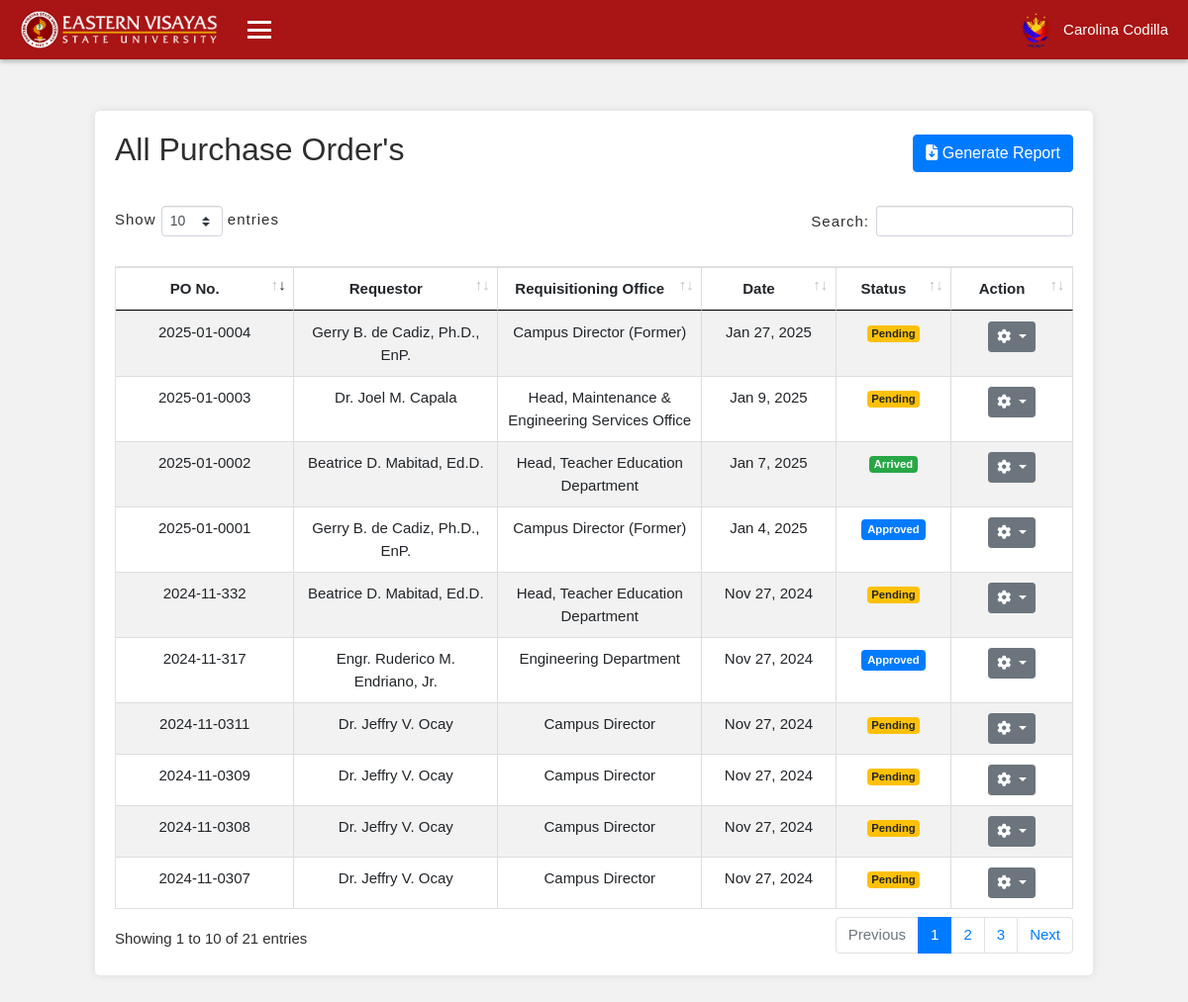
Screenshot of /procurement_office/b7d4c9e8-3a12-4f7b-98c5-2e9f60d1a3b4/all_purchase_order/index.php (signed in) with the database file from the repository.
### tables this page shows
CREATE TABLE `purchase_orders` (
  `id` int(11) NOT NULL,
  `entity_name` varchar(255) NOT NULL,
  `requestor` varchar(255) NOT NULL,
  `requisitioning_office` varchar(255) NOT NULL,
  `supplier` varchar(255) NOT NULL,
  `po_no` varchar(100) NOT NULL,
  `address` varchar(255) NOT NULL,
  `date` date NOT NULL,
  `tin` varchar(20) DEFAULT NULL,
  `mode_procurement` varchar(100) NOT NULL,
  `place_delivery` varchar(255) NOT NULL,
  `delivery_term` varchar(255) NOT NULL,
  `date_delivery` date DEFAULT NULL,
  `payment_term` varchar(255) NOT NULL,
  `total_amount_words` text NOT NULL,
  `signature_supplier` varchar(255) NOT NULL,
  `signature_official` varchar(255) NOT NULL,
  `supplier_date` date DEFAULT NULL,
  `designation` text NOT NULL,
  `fund_cluster` varchar(100) NOT NULL,
  `ors_burs_no` varchar(100) NOT NULL,
  `ors_burs_date` date DEFAULT NULL,
  `funds_available` varchar(255) NOT NULL,
  `ors_burs_amount` decimal(15,2) DEFAULT NULL,
  `signature_accountant` varchar(255) NOT NULL,
  `created_at` timestamp NOT NULL DEFAULT current_timestamp(),
  `status` varchar(20) DEFAULT 'pending',
  `ipo_new` tinyint(1) DEFAULT 0,
  `ppo_new` tinyint(1) DEFAULT 0,
  `spo_new` tinyint(1) DEFAULT 0
);

### procurement_office/b7d4c9e8-3a12-4f7b-98c5-2e9f60d1a3b4/classes/config.php (called while the page is built, shortened)
<?php
include '../../database/db.php';
function fetchPendingPurchaseOrders($conn) {
    try {
        $sql = "SELECT po.id, po.requestor, po.requisitioning_office, po.po_no, po.date, po.status
                FROM purchase_orders po
                WHERE po.status = 'pending'
                ORDER BY po.date DESC";
        $stmt = $conn->prepare($sql);
        $stmt->execute();
        return $stmt->fetchAll(PDO::FETCH_ASSOC);
    } catch(PDOException $e) {
        echo "Error: " . $e->getMessage();
        return [];
    }
}
$ppurchase_orders = fetchPendingPurchaseOrders($conn);
?>

### procurement_office/b7d4c9e8-3a12-4f7b-98c5-2e9f60d1a3b4/all_purchase_order/index.php (the view, shortened to what this page needs)
<?php
require '../classes/config.php';
include '../../database/db.php';
include '../../pclasses/header.php';
include '../../pclasses/navbar.php';
function fetchAllPurchaseOrders($conn) {
    try {
        $sql = "SELECT po.id, po.requestor, po.requisitioning_office, po.po_no, po.date, po.status
                FROM purchase_orders po
                WHERE po.status IN ('approved', 'incomplete', 'complete', 'pending', 'canceled')
                ORDER BY po.po_no DESC";
        $stmt = $conn->prepare($sql);
        $stmt->execute();
        return $stmt->fetchAll(PDO::FETCH_ASSOC);
    } catch(PDOException $e) {
        error_log("Error fetching purchase orders: " . $e->getMessage());
        return [];
    }
}
$allpurchase_orders = fetchAllPurchaseOrders($conn);
?>
<main class="container mt-5 custom-container">
<div class="row mb-3">
    <div class="col-md-12">
        <div class="report-header">
        <h2>All Purchase Order's</h2>
            <div class="button-container float-right">
                <button type="button" class="btn btn-primary" data-toggle="modal" data-target="#reportModal">
                    <i class="fas fa-file-download"></i> Generate Report
                </button>
            </div>
        </div>
    </div>
</div>
<div class="table-responsive">
    <table id="purchaseOrdersTable" class="table table-striped table-bordered" style="table-layout: fixed;">
        <thead>
            <tr>
                <th>PO No.</th>
                <th>Requestor</th>
                <th>Requisitioning Office</th>
                <th>Date</th>
                <th>Status</th>
                <th>Action</th>
            </tr>
        </thead>
        <tbody>
            <?php if (!empty($allpurchase_orders)): ?>
                <?php foreach ($allpurchase_orders as $order): ?>
                    <tr>
                        <td><?php echo htmlspecialchars($order['po_no']); ?></td>
                        <td><?php echo htmlspecialchars($order['requestor']); ?></td>
                        <td><?php echo htmlspecialchars($order['requisitioning_office']); ?></td>
                        <td><?php echo date('M j, Y', strtotime($order['date'])); ?></td>
                        <td>
                            <?php
                            if ($order['status'] === 'Complete' || $order['status'] === 'Incomplete') {
                                echo '<span class="badge badge-success">Arrived</span>';
                            } elseif ($order['status'] === 'approved') {
                                echo '<span class="badge badge-primary">Approved</span>';
                            } elseif ($order['status'] === 'pending') {
                                echo '<span class="badge badge-warning">Pending</span>';
                            } elseif ($order['status'] === 'canceled') {
                                echo '<span class="badge badge-danger">Canceled</span>';
                            } else {
                                echo '<span class="badge badge-secondary">N/A</span>';
                            }
                            ?>
                        </td>
                        <td>
                            <div class="dropdown">
                                <button class="btn btn-secondary btn-sm dropdown-toggle" type="button" id="dropdownMenuButton<?php echo $order['id']; ?>" data-toggle="dropdown" aria-haspopup="true" aria-expanded="false">
                                    <i class="fas fa-cog"></i>
                                </button>
                            </div>
                        </td>
                    </tr>
                <?php endforeach; ?>
            <?php else: ?>
                <tr>
                    <td colspan="6">No approved purchase orders found.</td>
                </tr>
            <?php endif; ?>
        </tbody>
    </table>
</main>
<?php include '../../pclasses/footer.php'; ?>

### procurement_office/css/plogin.css (style rules this page uses)
body { margin: 0; font-family: Arial, sans-serif; background-color: #f2f2f2; }
button { padding: 10px; border: none; border-radius: 5px; background-color: #d42a2a; color: white; font-size: 16px; cursor: pointer; }

### procurement_office/b7d4c9e8-3a12-4f7b-98c5-2e9f60d1a3b4/css/p.o.css (style rules this page uses)
body { margin: 0; font-family: Arial, sans-serif; background-color: #f2f2f2; font-size: 15px; color: #2e2e31; }
#purchaseOrdersTable th:nth-child(1), #purchaseOrdersTable td:nth-child(1) { width: 100px; }
#purchaseOrdersTable th:nth-child(2), #purchaseOrdersTable td:nth-child(2) { width: 120px; }
#purchaseOrdersTable th:nth-child(3), #purchaseOrdersTable td:nth-child(3) { width: 120px; }
#purchaseOrdersTable th:nth-child(4), #purchaseOrdersTable td:nth-child(4) { width: 65px; }
#purchaseOrdersTable th:nth-child(5), #purchaseOrdersTable td:nth-child(5) { width: 50px; }
#purchaseOrdersTable th:nth-child(6), #purchaseOrdersTable td:nth-child(6) { width: 55px; }
.container { margin: 0 auto; background: #fff; padding: 20px; border-radius: 5px; box-shadow: 0 0 10px rgba(0, 0, 0, 0.1); }
.table { width: 100%; margin-bottom: 0px; border-collapse: collapse; }
.table th, .table td { padding: 10px; border: 1px solid #ddd; text-align: center; }
button { padding: 10px 15px; background-color: #007BFF; color: #fff; border: none; border-radius: 4px; cursor: pointer; }
@media (min-width: 761px) { .custom-container { margin-top: 7rem !important; } }
.custom-container { max-width: 84%; margin-bottom: 50px; margin-top: 7rem; transition: margin-left 0.4s ease; }
.table-responsive { -ms-overflow-style: none; scrollbar-width: none; }
.table thead th { vertical-align: bottom; border-bottom: 1px solid #000; }
.report-header { display: flex; justify-content: space-between; align-items: center; }
.badge-primary { background-color: #007bff; border: 2px solid #007bff; }

### rows the page displays
purchase_orders: po_no "2025-01-0004", requestor "Gerry B. de Cadiz, Ph.D., EnP.", requisitioning_office "Campus Director (Former)", date "Jan 27, 2025", status "Pending"
purchase_orders: po_no "2025-01-0003", requestor "Dr. Joel M. Capala", requisitioning_office "Head, Maintenance & Engineering Services Office", date "Jan 9, 2025", status "Pending"
purchase_orders: po_no "2025-01-0002", requestor "Beatrice D. Mabitad, Ed.D.", requisitioning_office "Head, Teacher Education Department", date "Jan 7, 2025", status "Arrived"
purchase_orders: po_no "2025-01-0001", requestor "Gerry B. de Cadiz, Ph.D., EnP.", requisitioning_office "Campus Director (Former)", date "Jan 4, 2025", status "Approved"
purchase_orders: po_no "2024-11-332", requestor "Beatrice D. Mabitad, Ed.D.", requisitioning_office "Head, Teacher Education Department", date "Nov 27, 2024", status "Pending"
purchase_orders: po_no "2024-11-317", requestor "Engr. Ruderico M. Endriano, Jr.", requisitioning_office "Engineering Department", date "Nov 27, 2024", status "Approved"
purchase_orders: po_no "2024-11-0311", requestor "Dr. Jeffry V. Ocay", requisitioning_office "Campus Director", date "Nov 27, 2024", status "Pending"
purchase_orders: po_no "2024-11-0309", requestor "Dr. Jeffry V. Ocay", requisitioning_office "Campus Director", date "Nov 27, 2024", status "Pending"
purchase_orders: po_no "2024-11-0308", requestor "Dr. Jeffry V. Ocay", requisitioning_office "Campus Director", date "Nov 27, 2024", status "Pending"
purchase_orders: po_no "2024-11-0307", requestor "Dr. Jeffry V. Ocay", requisitioning_office "Campus Director", date "Nov 27, 2024", status "Pending"

### other values shown
$_SESSION['name'] "Carolina Codilla"
